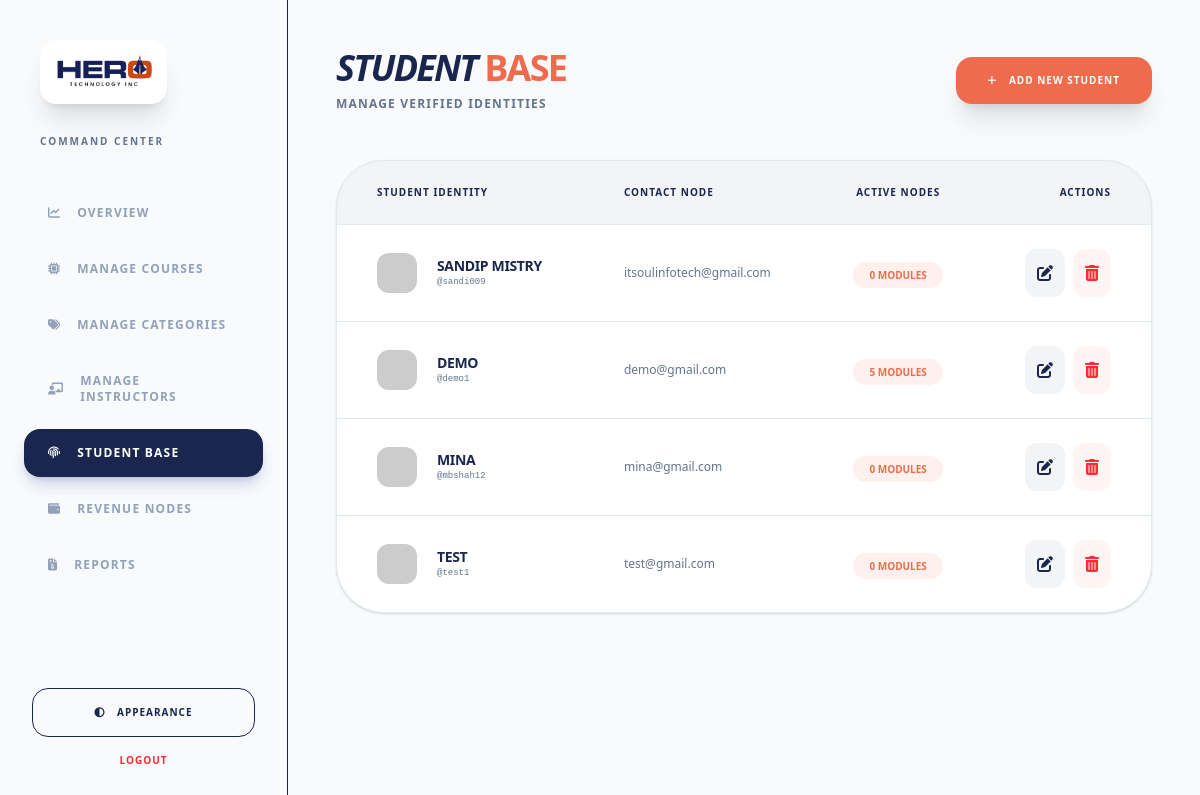
The app's page /backpanel/manage-students.php?error=not_found (signed in) with its own data.
### tables this page shows
CREATE TABLE `user_master` (
  `user_id` int(11) NOT NULL,
  `name` varchar(50) DEFAULT NULL,
  `username` varchar(50) NOT NULL,
  `phone` varchar(15) NOT NULL,
  `email` varchar(50) NOT NULL,
  `gender` enum('male','female','other','') NOT NULL,
  `password` varchar(50) DEFAULT NULL,
  `role` enum('student','admin','manager') DEFAULT 'student',
  `datetime` timestamp NOT NULL DEFAULT current_timestamp() ON UPDATE current_timestamp(),
  `status` enum('publish','draft') DEFAULT 'publish'
);

### backpanel/manage-students.php (the view, shortened to what this page needs)
<?php
require '../config.php';
$query = "SELECT u.user_id, u.name, u.email, u.username, u.gender, u.phone,
          (SELECT COUNT(*) FROM enrollments e WHERE e.user_id = u.user_id) as node_count
          FROM user_master u
          WHERE u.role = 'student'
          ORDER BY u.user_id DESC";
$result = mysqli_query($conn, $query);
?>
<!DOCTYPE html>
<html lang="en">
<head>
    <script src="https://cdn.jsdelivr.net/npm/@tailwindcss/browser@4"></script>
    <link href="https://cdnjs.cloudflare.com/ajax/libs/font-awesome/6.5.2/css/all.min.css" rel="stylesheet"/>
</head>
<body class="bg-[var(--app-bg)] text-[var(--text-main)] antialiased min-h-screen flex overflow-hidden">
    <?php include 'sidebar.php'; ?>
    <main class="flex-1 h-screen overflow-y-auto p-6 lg:p-12">
        <header class="flex justify-between items-center mb-12">
            <div>
                <h1 class="text-4xl font-black tracking-tighter uppercase italic">
                    Student <span class="text-hero-orange not-italic">Base</span>
                </h1>
                <p class="text-slate-500 text-xs font-bold uppercase tracking-widest mt-2">Manage verified identities</p>
            </div>
            <button onclick="toggleModal('addModal')" class="bg-hero-orange text-white px-8 py-4 rounded-2xl font-black uppercase text-[10px] tracking-widest shadow-xl hover:scale-105 transition-all">
                <i class="fas fa-plus mr-2"></i>
                Add New Student
            </button>
        </header>
        <div class="bg-[var(--card-bg)] rounded-[3rem] border border-[var(--border-color)] shadow-sm overflow-hidden">
            <table class="w-full text-left">
                <thead class="bg-hero-blue/5 border-b border-[var(--border-color)]">
                    <tr>
                        <th class="px-10 py-6 text-[10px] font-black uppercase tracking-widest">Student Identity</th>
                        <th class="px-10 py-6 text-[10px] font-black uppercase tracking-widest">Contact Node</th>
                        <th class="px-10 py-6 text-[10px] font-black uppercase tracking-widest text-center">Active Nodes</th>
                        <th class="px-10 py-6 text-[10px] font-black uppercase tracking-widest text-right">Actions</th>
                    </tr>
                </thead>
                <tbody class="divide-y divide-[var(--border-color)]">
                    <?php if(mysqli_num_rows($result) > 0): ?>
                        <?php while($row = mysqli_fetch_assoc($result)): ?>
                        <tr class="hover:bg-hero-orange/[0.02] transition-colors">
                            <td class="px-10 py-6">
                                <div class="flex items-center gap-5">
                                    <img src="https://ui-avatars.com/api/?name=<?= urlencode($row['name']) ?>&background=1B264F&color=fff" class="w-10 h-10 rounded-xl">
                                    <div>
                                        <p class="text-sm font-black uppercase tracking-tight"><?= htmlspecialchars($row['name']) ?></p>
                                        <p class="text-[9px] font-mono text-slate-500 lowercase">@<?= htmlspecialchars($row['username']) ?></p>
                                    </div>
                                </div>
                            </td>
                            <td class="px-10 py-6 text-xs text-slate-500">
                                <?= htmlspecialchars($row['email']) ?>
                            </td>
                            <td class="px-10 py-6 text-center">
                                <span class="px-4 py-1.5 bg-hero-orange/10 text-hero-orange text-[10px] font-black rounded-full uppercase">
                                    <?= $row['node_count'] ?> Modules
                                </span>
                            </td>
                            <td class="px-10 py-6 text-right">
                                <div class="flex justify-end gap-2">
                                    <a href="edit-student.php?id=<?= $row['user_id'] ?>" class="p-3 bg-hero-blue/5 rounded-xl text-hero-blue hover:bg-hero-blue hover:text-white transition-all">
                                        <i class="fas fa-edit"></i>
                                    </a>
                                    <button onclick="confirmDelete(<?= $row['user_id'] ?>)" class="p-3 bg-red-500/5 rounded-xl text-red-500 hover:bg-red-500 hover:text-white transition-all">
                                        <i class="fas fa-trash-alt"></i>
                                    </button>
                                </div>
                            </td>
                        </tr>
                        <?php endwhile; ?>
                    <?php endif; ?>
                </tbody>
            </table>
        </div>
    </main>
</body>
</html>

### backpanel/manage-students.php (style rules this page uses)
:root { --app-bg: #F8FAFC; --card-bg: #FFFFFF; --text-main: #1B264F; --border-color: #E2E8F0; }

### records on screen
user_master: name "SANDIP MISTRY", username "sandi009", email "itsoulinfotech@gmail.com", node_count "0"
user_master: name "DEMO", username "demo1", email "demo@gmail.com", node_count "5"
user_master: name "MINA", username "mbshah12", email "mina@gmail.com", node_count "0"
user_master: name "TEST", username "test1", email "test@gmail.com", node_count "0"
